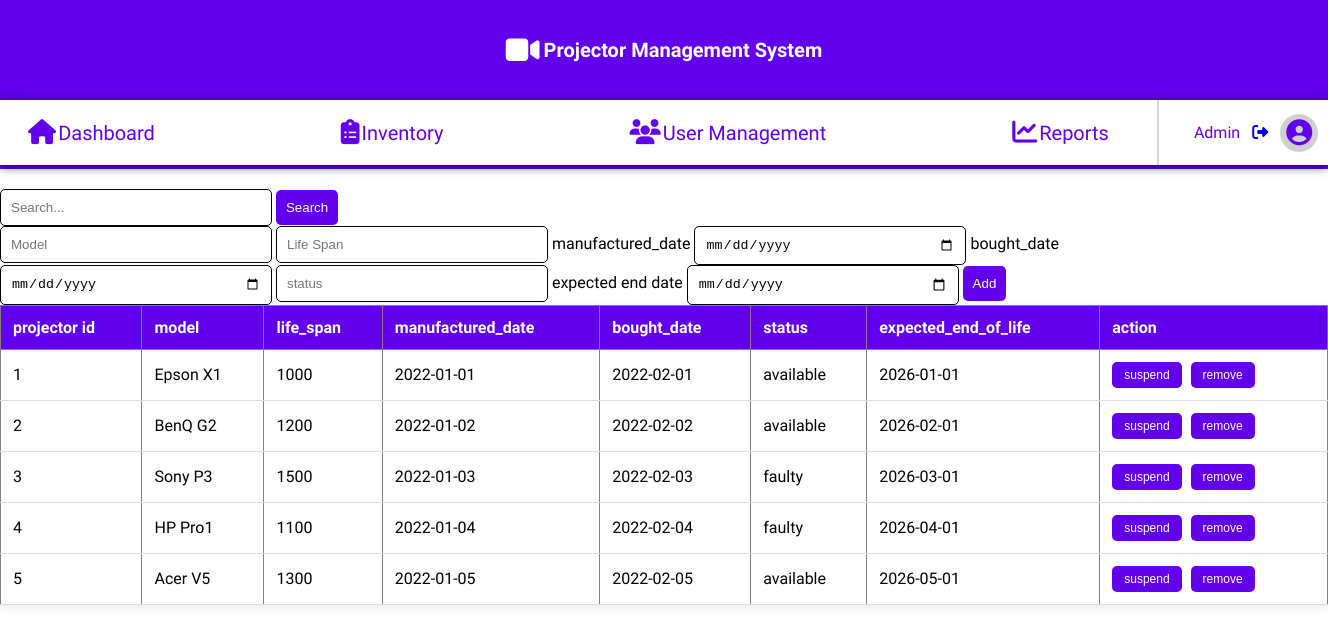
The page /inventory.php (signed in) on the database as committed earlier.
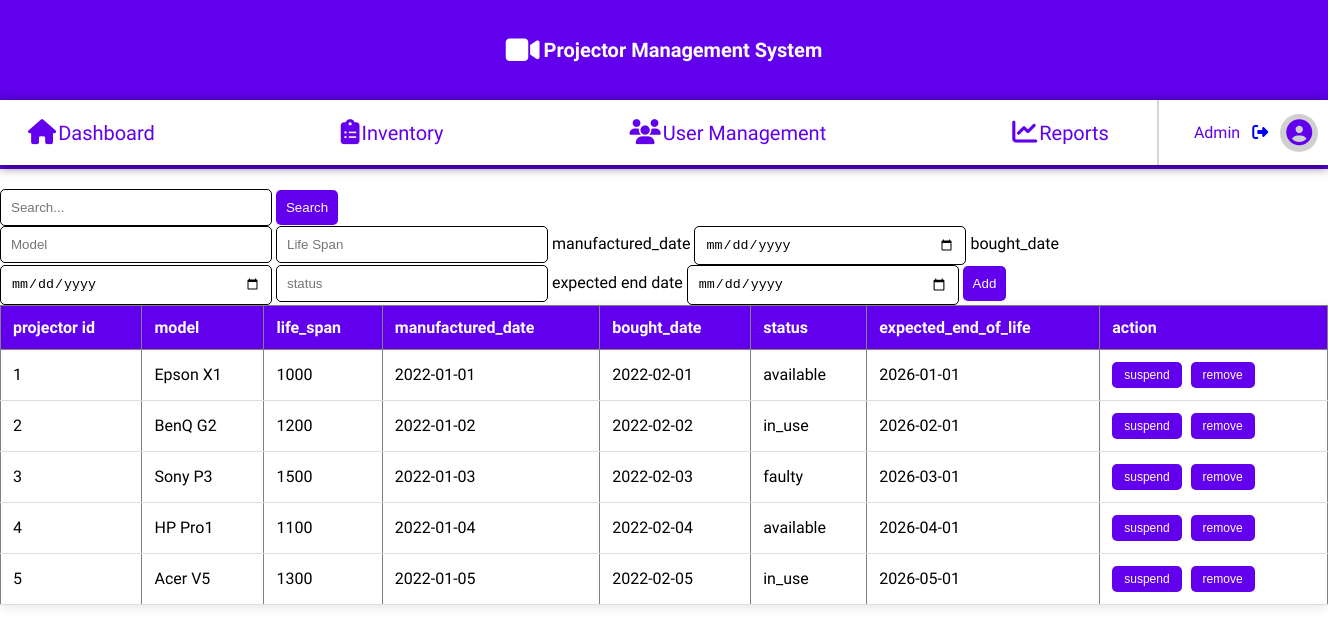
The same page on the database as committed later.
### tables this page shows
CREATE TABLE IF NOT EXISTS `projectors` (
  `projector_id` int NOT NULL AUTO_INCREMENT,
  `model` varchar(100) DEFAULT NULL,
  `life_span` int DEFAULT NULL,
  `manufactured_date` date DEFAULT NULL,
  `bought_date` date DEFAULT NULL,
  `status` varchar(50) DEFAULT NULL,
  `expected_end_of_life` date DEFAULT NULL,
  `is_active` tinyint(1) DEFAULT '1',
  PRIMARY KEY (`projector_id`)
);

### inventory.php (the view, shortened to what this page needs)
<?php
include 'connection.php';
$search= "";
$sql = "SELECT * FROM projectors";
$result = $conn->query($sql);
?>
<!DOCTYPE html>
<html lang="en">
<head>
    <link rel="stylesheet" href="css/inventory.css">
</head>
<body>
   <?php include("manager-navigation.php"); ?>
    <hr>
    <form method="GET" >
        <input type="text" name="query" placeholder="Search..." value="<?php echo"$search" ; ?>">
        <button type="submit">Search</button>
</form>
<form method="POST" action="add_proj.php" class="form-inline">
    <input type="text" name="model" placeholder="Model" id="model" required>
    <input type="number" name="life_span" placeholder="Life Span" id="life_span" required>
    <label for="manufactured_date">manufactured_date</label>
    <input type="date" name="manufactured_date" id="manufactured_date" required>
    <label for="bought_date">bought_date</label>
    <input type="date" name="bought_date" id="bought_date" required>
    <input type="text" name="status" id="status" placeholder="status"  required>
    <label for="expected_end_of_life">expected end date</label>
    <input type="date" name="expected_end_of_life" id="expected_end_life" required>
    <button type="submit" name="save">Add</button>
</form>
    <table border="1">
        <th>projector id</th>
        <th>model</th>
        <th>life_span</th>
        <th>manufactured_date</th>
        <th>bought_date</th>
        <th>status</th>
        <th>expected_end_of_life</th>
        <th>action</th>
        <?php
        if (isset($_GET['query'])){
             $search= $_GET['query'];
            $sql= "SELECT * FROM projectors WHERE model LIKE '%$search%'";
            $result= $conn->query($sql);
        if ($result->num_rows > 0){
            while($row = $result->fetch_assoc()){
                echo "<tr>
                    <td>{$row['projector_id']}</td>
                    <td>{$row['model']}</td>
                    <td>{$row['life_span']}</td>
                    <td>{$row['manufactured_date']}</td>
                    <td>{$row['bought_date']}</td>
                    <td>{$row['status']}</td>
                    <td>{$row['expected_end_of_life']}</td>
                    <td>
                    <button >suspend</button>
                    <button >remove</button>
                    </td>
                </tr>";
            }
        }else{
            echo "<tr><td colspan='7'>No projectors found</td></tr>";
        }
    } else{
            if ($result->num_rows > 0){
            while($row = $result->fetch_assoc()){
                echo "<tr>
                    <td>{$row['projector_id']}</td>
                    <td>{$row['model']}</td>
                    <td>{$row['life_span']}</td>
                    <td>{$row['manufactured_date']}</td>
                    <td>{$row['bought_date']}</td>
                    <td>{$row['status']}</td>
                    <td>{$row['expected_end_of_life']}</td>
                    <td>
                    <button >suspend</button>
                    <button >remove</button>
                    </td>
                </tr>";
            }
        }else{
            echo "<tr><td colspan='7'>No projectors found</td></tr>";
        }
    }
        ?>
    </table>
    </body>
</html>

Rows that differ between the two databases and show on the page:
changed projectors "BenQ G2": status "available" → "in_use"
changed projectors "HP Pro1": status "faulty" → "available"
changed projectors "Acer V5": status "available" → "in_use"
